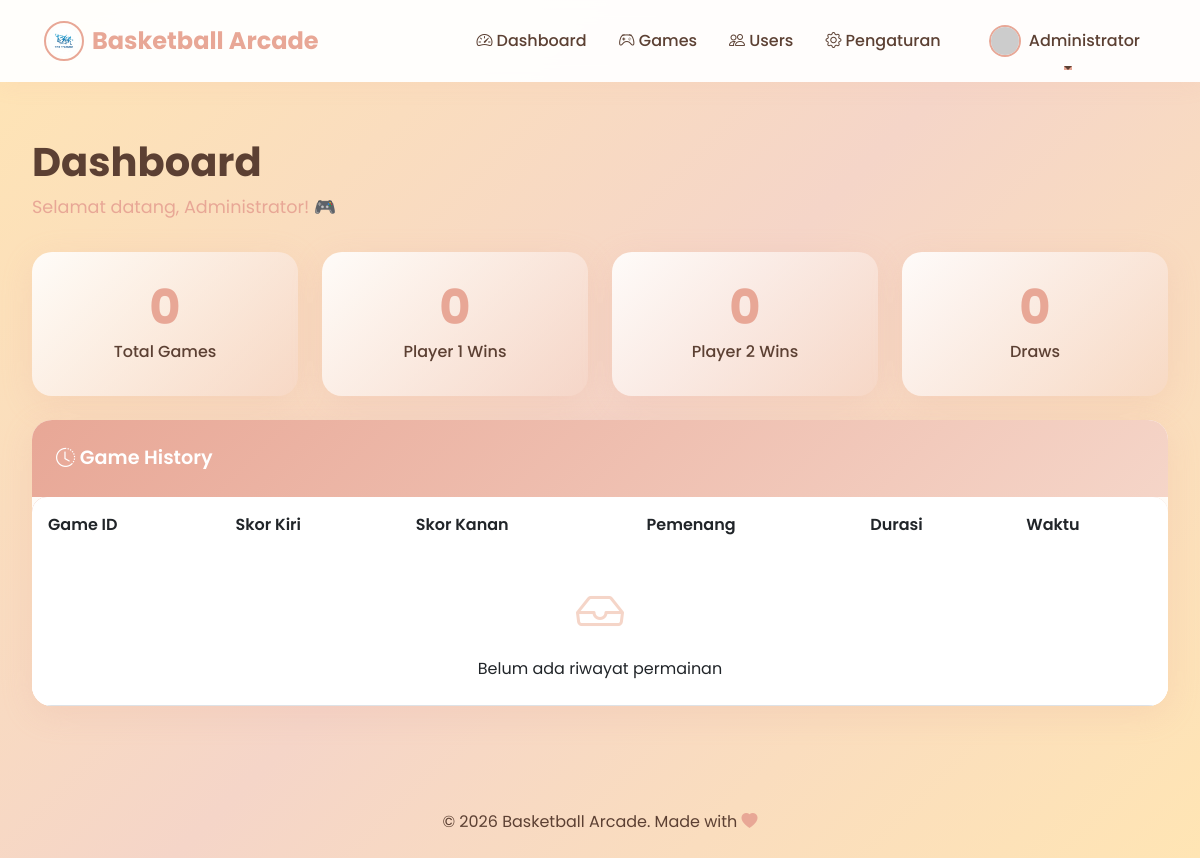
The app's page /user/dashboard.php (signed in), older data.
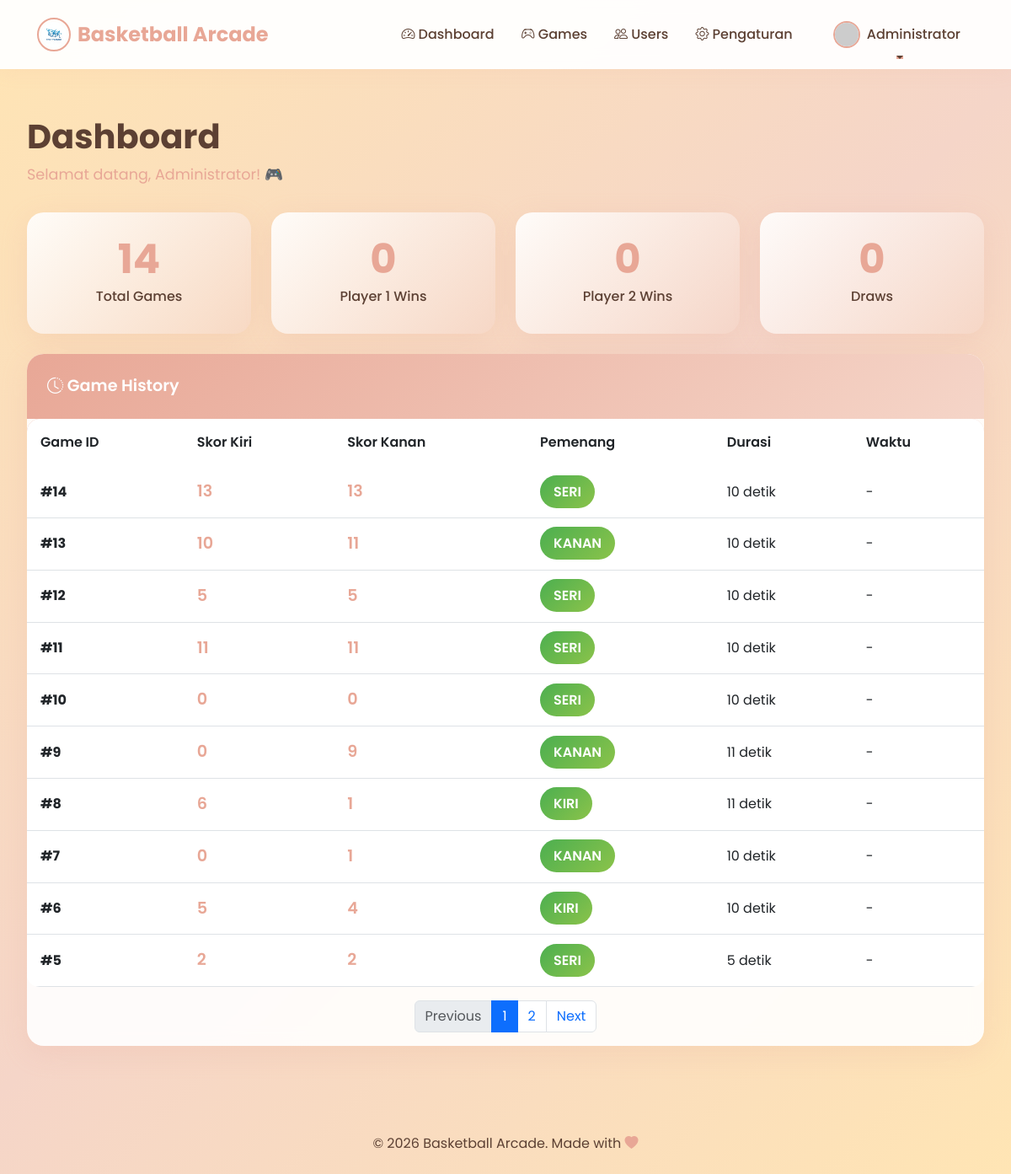
The same page, newer data.
### tables this page shows
CREATE TABLE `match_data` (
  `id` int NOT NULL,
  `skor_kiri` int DEFAULT '0',
  `skor_kanan` int DEFAULT '0',
  `durasi` int DEFAULT '0',
  `pemenang` varchar(50) DEFAULT NULL,
  `created_at` timestamp NULL DEFAULT CURRENT_TIMESTAMP
);

### user/dashboard.php (the view, shortened to what the changed rows need)
<?php
require_once '../config/koneksi.php';
$query = "SELECT COUNT(*) as total FROM match_data";
$result = $conn->query($query);
$total_games = $result->fetch_assoc()['total'];
$page = isset($_GET['page']) ? (int)$_GET['page'] : 1;
$limit = 10;
$offset = ($page - 1) * $limit;
$query = "SELECT COUNT(*) as total FROM match_data";
$result = $conn->query($query);
$total_records = $result->fetch_assoc()['total'];
$total_pages = ceil($total_records / $limit);
$query = "SELECT * FROM match_data ORDER BY id DESC LIMIT ? OFFSET ?";
$stmt = $conn->prepare($query);
$stmt->bind_param("ii", $limit, $offset);
$stmt->execute();
$result = $stmt->get_result();
$games = $result->fetch_all(MYSQLI_ASSOC);
include '../includes/header.php';
?>
<div class="container-custom mt-4">
    <div class="mb-4">
        <h1 class="page-title">Dashboard</h1>
    </div>
    <div class="row g-4 mb-4">
        <div class="col-lg-3 col-md-6">
            <div class="stats-card">
                <div class="stats-number"><?php echo $total_games; ?></div>
                <div class="stats-label">Total Games</div>
            </div>
        </div>
    </div>
    <div class="card card-custom">
        <div class="card-body p-0">
            <div class="table-responsive">
                <table class="table table-custom mb-0">
                    <thead>
                        <tr>
                            <th>Game ID</th>
                            <th>Skor Kiri</th>
                            <th>Skor Kanan</th>
                            <th>Pemenang</th>
                            <th>Durasi</th>
                            <th>Waktu</th>
                        </tr>
                    </thead>
                    <tbody>
                        <?php if(count($games) > 0): ?>
                            <?php foreach($games as $game): ?>
                            <tr>
                                <td><strong>#<?php echo $game['id']; ?></strong></td>
                                <td>
                                    <span style="font-size: 1.2rem; font-weight: 600; color: var(--primary-peach);">
                                        <?php echo $game['skor_kiri']; ?>
                                    </span>
                                </td>
                                <td>
                                    <span style="font-size: 1.2rem; font-weight: 600; color: var(--primary-peach);">
                                        <?php echo $game['skor_kanan']; ?>
                                    </span>
                                </td>
                                <td>
                                    <?php if($game['pemenang'] == 'Draw' || $game['pemenang'] == 'Seri'): ?>
                                        <span class="badge-draw">Seri</span>
                                    <?php else: ?>
                                        <span class="badge-winner"><?php echo $game['pemenang']; ?></span>
                                    <?php endif; ?>
                                </td>
                                <td><?php echo $game['durasi']; ?> detik</td>
                                <td>-</td>
                            </tr>
                            <?php endforeach; ?>
                        <?php else: ?>
                            <tr>
                                <td colspan="6" class="text-center py-4">
                                    <i class="bi bi-inbox" style="font-size: 3rem; color: var(--secondary-peach);"></i>
                                    <p class="mt-2 mb-0">Belum ada riwayat permainan</p>
                                </td>
                            </tr>
                        <?php endif; ?>
                    </tbody>
                </table>
            </div>
            <?php if($total_pages > 1): ?>
            <div class="p-3">
                <nav>
                    <ul class="pagination justify-content-center mb-0">
                        <li class="page-item <?php echo $page <= 1 ? 'disabled' : ''; ?>">
                            <a class="page-link" href="?page=<?php echo $page - 1; ?>">Previous</a>
                        </li>
                        <?php for($i = 1; $i <= $total_pages; $i++): ?>
                        <li class="page-item <?php echo $page == $i ? 'active' : ''; ?>">
                            <a class="page-link" href="?page=<?php echo $i; ?>"><?php echo $i; ?></a>
                        </li>
                        <?php endfor; ?>
                        <li class="page-item <?php echo $page >= $total_pages ? 'disabled' : ''; ?>">
                            <a class="page-link" href="?page=<?php echo $page + 1; ?>">Next</a>
                        </li>
                    </ul>
                </nav>
            </div>
            <?php endif; ?>
        </div>
    </div>
</div>
<?php include '../includes/footer.php'; ?>

Row changes from the older to the newer data that the page shows:
added match_data: id "14", skor_kiri "13", skor_kanan "13", pemenang "SERI", durasi "10"
added match_data: id "13", skor_kiri "10", skor_kanan "11", pemenang "KANAN", durasi "10"
added match_data: id "12", skor_kiri "5", skor_kanan "5", pemenang "SERI", durasi "10"
added match_data: id "11", skor_kiri "11", skor_kanan "11", pemenang "SERI", durasi "10"
added match_data: id "10", skor_kiri "0", skor_kanan "0", pemenang "SERI", durasi "10"
added match_data: id "9", skor_kiri "0", skor_kanan "9", pemenang "KANAN", durasi "11"
added match_data: id "8", skor_kiri "6", skor_kanan "1", pemenang "KIRI", durasi "11"
added match_data: id "7", skor_kiri "0", skor_kanan "1", pemenang "KANAN", durasi "10"
added match_data: id "6", skor_kiri "5", skor_kanan "4", pemenang "KIRI", durasi "10"
added match_data: id "5", skor_kiri "2", skor_kanan "2", pemenang "SERI", durasi "5"
Text that changed along with them:
$total_games: "0" → "14"
text no longer shown: "Belum ada riwayat permainan"
text now shown: "Previous Next"
new list line: "1"
new list line: "2"
